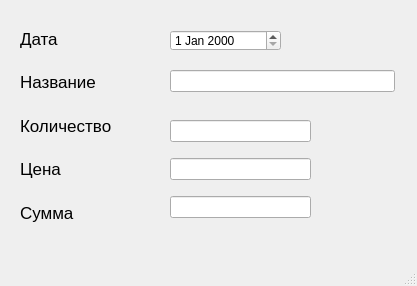
<?xml version="1.0" encoding="UTF-8"?>
<ui version="4.0">
 <class>MainWindow</class>
 <widget class="QMainWindow" name="MainWindow">
  <property name="geometry">
   <rect>
    <x>0</x>
    <y>0</y>
    <width>417</width>
    <height>286</height>
   </rect>
  </property>
  <property name="font">
   <font>
    <pointsize>8</pointsize>
   </font>
  </property>
  <property name="windowTitle">
   <string>MainWindow</string>
  </property>
  <widget class="QWidget" name="centralwidget">
   <widget class="QWidget" name="gridLayoutWidget">
    <property name="geometry">
     <rect>
      <x>20</x>
      <y>20</y>
      <width>131</width>
      <height>211</height>
     </rect>
    </property>
    <layout class="QGridLayout" name="gridLayout">
     <item row="4" column="0">
      <widget class="QLabel" name="label_5">
       <property name="font">
        <font>
         <pointsize>13</pointsize>
        </font>
       </property>
       <property name="text">
        <string>Сумма</string>
       </property>
      </widget>
     </item>
     <item row="2" column="0">
      <widget class="QLabel" name="label_3">
       <property name="font">
        <font>
         <pointsize>13</pointsize>
        </font>
       </property>
       <property name="text">
        <string>Количество</string>
       </property>
      </widget>
     </item>
     <item row="0" column="0">
      <widget class="QLabel" name="label">
       <property name="font">
        <font>
         <pointsize>13</pointsize>
        </font>
       </property>
       <property name="text">
        <string>Дата</string>
       </property>
      </widget>
     </item>
     <item row="3" column="0">
      <widget class="QLabel" name="label_4">
       <property name="font">
        <font>
         <pointsize>13</pointsize>
        </font>
       </property>
       <property name="text">
        <string>Цена</string>
       </property>
      </widget>
     </item>
     <item row="1" column="0">
      <widget class="QLabel" name="label_2">
       <property name="font">
        <font>
         <pointsize>13</pointsize>
        </font>
       </property>
       <property name="text">
        <string>Название</string>
       </property>
      </widget>
     </item>
    </layout>
   </widget>
   <widget class="QLineEdit" name="lineEdit">
    <property name="geometry">
     <rect>
      <x>170</x>
      <y>70</y>
      <width>225</width>
      <height>22</height>
     </rect>
    </property>
   </widget>
   <widget class="QDateEdit" name="dateEdit">
    <property name="geometry">
     <rect>
      <x>170</x>
      <y>30</y>
      <width>111</width>
      <height>21</height>
     </rect>
    </property>
    <property name="font">
     <font>
      <pointsize>9</pointsize>
     </font>
    </property>
   </widget>
   <widget class="QWidget" name="verticalLayoutWidget">
    <property name="geometry">
     <rect>
      <x>170</x>
      <y>110</y>
      <width>141</width>
      <height>121</height>
     </rect>
    </property>
    <layout class="QVBoxLayout" name="verticalLayout">
     <item>
      <widget class="QLineEdit" name="lineEdit_2"/>
     </item>
     <item>
      <widget class="QLineEdit" name="lineEdit_3"/>
     </item>
     <item>
      <widget class="QLineEdit" name="lineEdit_4"/>
     </item>
    </layout>
   </widget>
  </widget>
  <widget class="QMenuBar" name="menubar">
   <property name="geometry">
    <rect>
     <x>0</x>
     <y>0</y>
     <width>417</width>
     <height>26</height>
    </rect>
   </property>
  </widget>
  <widget class="QStatusBar" name="statusbar"/>
 </widget>
 <resources/>
 <connections/>
</ui>
